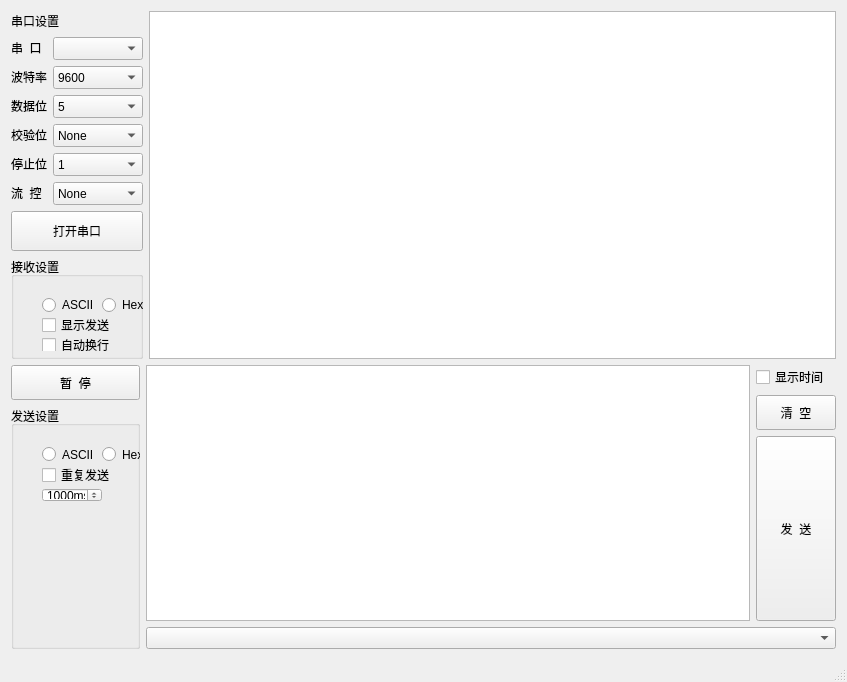
<?xml version="1.0" encoding="UTF-8"?>
<ui version="4.0">
 <class>QTPortDebug</class>
 <widget class="QMainWindow" name="QTPortDebug">
  <property name="geometry">
   <rect>
    <x>0</x>
    <y>0</y>
    <width>847</width>
    <height>682</height>
   </rect>
  </property>
  <property name="sizePolicy">
   <sizepolicy hsizetype="Preferred" vsizetype="Expanding">
    <horstretch>0</horstretch>
    <verstretch>0</verstretch>
   </sizepolicy>
  </property>
  <property name="windowTitle">
   <string>QTPortDebug</string>
  </property>
  <widget class="QWidget" name="centralWidget">
   <layout class="QGridLayout" name="gridLayout_8">
    <item row="2" column="0" colspan="2">
     <layout class="QGridLayout" name="gridLayout_9">
      <item row="0" column="1">
       <layout class="QGridLayout" name="gridLayout_4">
        <item row="1" column="0" colspan="2">
         <widget class="QComboBox" name="cb_record"/>
        </item>
        <item row="0" column="0">
         <widget class="QTextEdit" name="text_write">
          <property name="minimumSize">
           <size>
            <width>0</width>
            <height>110</height>
           </size>
          </property>
          <property name="maximumSize">
           <size>
            <width>16777215</width>
            <height>16777215</height>
           </size>
          </property>
         </widget>
        </item>
        <item row="0" column="1">
         <layout class="QGridLayout" name="gridLayout_6">
          <item row="2" column="0">
           <widget class="QPushButton" name="sendbutton">
            <property name="sizePolicy">
             <sizepolicy hsizetype="Minimum" vsizetype="Expanding">
              <horstretch>0</horstretch>
              <verstretch>0</verstretch>
             </sizepolicy>
            </property>
            <property name="minimumSize">
             <size>
              <width>60</width>
              <height>37</height>
             </size>
            </property>
            <property name="text">
             <string>发  送</string>
            </property>
           </widget>
          </item>
          <item row="0" column="0">
           <widget class="QCheckBox" name="displaytime">
            <property name="text">
             <string>显示时间</string>
            </property>
           </widget>
          </item>
          <item row="1" column="0">
           <widget class="QPushButton" name="Clear">
            <property name="sizePolicy">
             <sizepolicy hsizetype="Minimum" vsizetype="Maximum">
              <horstretch>0</horstretch>
              <verstretch>0</verstretch>
             </sizepolicy>
            </property>
            <property name="minimumSize">
             <size>
              <width>60</width>
              <height>35</height>
             </size>
            </property>
            <property name="maximumSize">
             <size>
              <width>16777215</width>
              <height>300</height>
             </size>
            </property>
            <property name="text">
             <string>清  空</string>
            </property>
           </widget>
          </item>
         </layout>
        </item>
       </layout>
      </item>
      <item row="0" column="0">
       <layout class="QGridLayout" name="gridLayout_7">
        <item row="1" column="0">
         <widget class="QGroupBox" name="groupBox_2">
          <property name="minimumSize">
           <size>
            <width>129</width>
            <height>101</height>
           </size>
          </property>
          <property name="title">
           <string>发送设置</string>
          </property>
          <widget class="QWidget" name="layoutWidget">
           <property name="geometry">
            <rect>
             <x>20</x>
             <y>30</y>
             <width>129</width>
             <height>77</height>
            </rect>
           </property>
           <layout class="QGridLayout" name="gridLayout_5">
            <item row="0" column="0">
             <layout class="QHBoxLayout" name="horizontalLayout_2">
              <item>
               <widget class="QRadioButton" name="radio_send_ascii">
                <property name="text">
                 <string>ASCII</string>
                </property>
               </widget>
              </item>
              <item>
               <widget class="QRadioButton" name="radio_send_hex">
                <property name="text">
                 <string>Hex</string>
                </property>
               </widget>
              </item>
             </layout>
            </item>
            <item row="1" column="0">
             <widget class="QCheckBox" name="check_repsend">
              <property name="sizePolicy">
               <sizepolicy hsizetype="Minimum" vsizetype="Fixed">
                <horstretch>0</horstretch>
                <verstretch>0</verstretch>
               </sizepolicy>
              </property>
              <property name="text">
               <string>重复发送</string>
              </property>
             </widget>
            </item>
            <item row="2" column="0">
             <widget class="QSpinBox" name="sendtime">
              <property name="maximumSize">
               <size>
                <width>60</width>
                <height>16777215</height>
               </size>
              </property>
              <property name="suffix">
               <string>ms</string>
              </property>
              <property name="minimum">
               <number>100</number>
              </property>
              <property name="maximum">
               <number>10000000</number>
              </property>
              <property name="singleStep">
               <number>1</number>
              </property>
              <property name="value">
               <number>1000</number>
              </property>
              <property name="displayIntegerBase">
               <number>10</number>
              </property>
             </widget>
            </item>
           </layout>
          </widget>
         </widget>
        </item>
        <item row="0" column="0">
         <widget class="QPushButton" name="pause">
          <property name="minimumSize">
           <size>
            <width>60</width>
            <height>35</height>
           </size>
          </property>
          <property name="text">
           <string>暂  停</string>
          </property>
         </widget>
        </item>
       </layout>
      </item>
     </layout>
    </item>
    <item row="0" column="0" rowspan="2" colspan="2">
     <layout class="QGridLayout" name="gridLayout_2">
      <item row="0" column="0">
       <layout class="QVBoxLayout" name="verticalLayout_3">
        <item>
         <layout class="QVBoxLayout" name="verticalLayout">
          <item>
           <widget class="QLabel" name="label_3">
            <property name="minimumSize">
             <size>
              <width>0</width>
              <height>20</height>
             </size>
            </property>
            <property name="text">
             <string>串口设置</string>
            </property>
           </widget>
          </item>
          <item>
           <layout class="QGridLayout" name="gridLayout">
            <item row="5" column="0">
             <widget class="QLabel" name="label_8">
              <property name="sizePolicy">
               <sizepolicy hsizetype="Preferred" vsizetype="Fixed">
                <horstretch>0</horstretch>
                <verstretch>0</verstretch>
               </sizepolicy>
              </property>
              <property name="text">
               <string>流  控</string>
              </property>
             </widget>
            </item>
            <item row="5" column="1">
             <widget class="QComboBox" name="CB_flow">
              <property name="minimumSize">
               <size>
                <width>76</width>
                <height>23</height>
               </size>
              </property>
              <item>
               <property name="text">
                <string>None</string>
               </property>
              </item>
              <item>
               <property name="text">
                <string>XON/XOFF</string>
               </property>
              </item>
              <item>
               <property name="text">
                <string>CTS/RTS</string>
               </property>
              </item>
             </widget>
            </item>
            <item row="2" column="0">
             <widget class="QLabel" name="label_5">
              <property name="sizePolicy">
               <sizepolicy hsizetype="Preferred" vsizetype="Fixed">
                <horstretch>0</horstretch>
                <verstretch>0</verstretch>
               </sizepolicy>
              </property>
              <property name="text">
               <string>数据位</string>
              </property>
             </widget>
            </item>
            <item row="2" column="1">
             <widget class="QComboBox" name="CB_databit">
              <property name="sizePolicy">
               <sizepolicy hsizetype="Preferred" vsizetype="Fixed">
                <horstretch>0</horstretch>
                <verstretch>0</verstretch>
               </sizepolicy>
              </property>
              <property name="minimumSize">
               <size>
                <width>76</width>
                <height>23</height>
               </size>
              </property>
              <item>
               <property name="text">
                <string>5</string>
               </property>
              </item>
              <item>
               <property name="text">
                <string>6</string>
               </property>
              </item>
              <item>
               <property name="text">
                <string>7</string>
               </property>
              </item>
              <item>
               <property name="text">
                <string>8</string>
               </property>
              </item>
             </widget>
            </item>
            <item row="3" column="1">
             <widget class="QComboBox" name="CB_check">
              <property name="minimumSize">
               <size>
                <width>76</width>
                <height>23</height>
               </size>
              </property>
              <item>
               <property name="text">
                <string>None</string>
               </property>
              </item>
              <item>
               <property name="text">
                <string>Even</string>
               </property>
              </item>
              <item>
               <property name="text">
                <string>Odd</string>
               </property>
              </item>
              <item>
               <property name="text">
                <string>Space</string>
               </property>
              </item>
              <item>
               <property name="text">
                <string>Mark</string>
               </property>
              </item>
             </widget>
            </item>
            <item row="0" column="1">
             <widget class="QComboBox" name="CB_port">
              <property name="minimumSize">
               <size>
                <width>85</width>
                <height>23</height>
               </size>
              </property>
             </widget>
            </item>
            <item row="1" column="0">
             <widget class="QLabel" name="label_2">
              <property name="sizePolicy">
               <sizepolicy hsizetype="Preferred" vsizetype="Fixed">
                <horstretch>0</horstretch>
                <verstretch>0</verstretch>
               </sizepolicy>
              </property>
              <property name="maximumSize">
               <size>
                <width>16777215</width>
                <height>12</height>
               </size>
              </property>
              <property name="text">
               <string>波特率</string>
              </property>
             </widget>
            </item>
            <item row="0" column="0">
             <widget class="QLabel" name="label_4">
              <property name="sizePolicy">
               <sizepolicy hsizetype="Preferred" vsizetype="Fixed">
                <horstretch>0</horstretch>
                <verstretch>0</verstretch>
               </sizepolicy>
              </property>
              <property name="maximumSize">
               <size>
                <width>16777215</width>
                <height>12</height>
               </size>
              </property>
              <property name="text">
               <string>串  口</string>
              </property>
             </widget>
            </item>
            <item row="1" column="1">
             <widget class="QComboBox" name="CB_baudrate">
              <property name="minimumSize">
               <size>
                <width>76</width>
                <height>23</height>
               </size>
              </property>
              <item>
               <property name="text">
                <string>9600</string>
               </property>
              </item>
              <item>
               <property name="text">
                <string>38400</string>
               </property>
              </item>
              <item>
               <property name="text">
                <string>57600</string>
               </property>
              </item>
              <item>
               <property name="text">
                <string>115200</string>
               </property>
              </item>
              <item>
               <property name="text">
                <string>119600</string>
               </property>
              </item>
             </widget>
            </item>
            <item row="3" column="0">
             <widget class="QLabel" name="label_6">
              <property name="sizePolicy">
               <sizepolicy hsizetype="Preferred" vsizetype="Fixed">
                <horstretch>0</horstretch>
                <verstretch>0</verstretch>
               </sizepolicy>
              </property>
              <property name="text">
               <string>校验位</string>
              </property>
             </widget>
            </item>
            <item row="4" column="1">
             <widget class="QComboBox" name="CB_stopbit">
              <property name="minimumSize">
               <size>
                <width>76</width>
                <height>23</height>
               </size>
              </property>
              <item>
               <property name="text">
                <string>1</string>
               </property>
              </item>
              <item>
               <property name="text">
                <string>2</string>
               </property>
              </item>
             </widget>
            </item>
            <item row="4" column="0">
             <widget class="QLabel" name="label_7">
              <property name="sizePolicy">
               <sizepolicy hsizetype="Preferred" vsizetype="Fixed">
                <horstretch>0</horstretch>
                <verstretch>0</verstretch>
               </sizepolicy>
              </property>
              <property name="text">
               <string>停止位</string>
              </property>
             </widget>
            </item>
           </layout>
          </item>
         </layout>
        </item>
        <item>
         <layout class="QVBoxLayout" name="verticalLayout_2">
          <item>
           <widget class="QPushButton" name="startbutton">
            <property name="sizePolicy">
             <sizepolicy hsizetype="Preferred" vsizetype="Preferred">
              <horstretch>0</horstretch>
              <verstretch>0</verstretch>
             </sizepolicy>
            </property>
            <property name="minimumSize">
             <size>
              <width>130</width>
              <height>40</height>
             </size>
            </property>
            <property name="maximumSize">
             <size>
              <width>16777215</width>
              <height>200</height>
             </size>
            </property>
            <property name="text">
             <string>打开串口</string>
            </property>
           </widget>
          </item>
          <item>
           <widget class="QGroupBox" name="groupBox">
            <property name="minimumSize">
             <size>
              <width>129</width>
              <height>102</height>
             </size>
            </property>
            <property name="title">
             <string>接收设置</string>
            </property>
            <widget class="QWidget" name="layoutWidget">
             <property name="geometry">
              <rect>
               <x>20</x>
               <y>30</y>
               <width>129</width>
               <height>75</height>
              </rect>
             </property>
             <layout class="QGridLayout" name="gridLayout_3">
              <item row="0" column="0">
               <layout class="QHBoxLayout" name="horizontalLayout">
                <item>
                 <widget class="QRadioButton" name="radio_accept_ascii">
                  <property name="text">
                   <string>ASCII</string>
                  </property>
                 </widget>
                </item>
                <item>
                 <widget class="QRadioButton" name="radio_accept_hex">
                  <property name="maximumSize">
                   <size>
                    <width>16700000</width>
                    <height>16777215</height>
                   </size>
                  </property>
                  <property name="text">
                   <string>Hex</string>
                  </property>
                 </widget>
                </item>
               </layout>
              </item>
              <item row="1" column="0">
               <widget class="QCheckBox" name="check_display_send">
                <property name="text">
                 <string>显示发送</string>
                </property>
               </widget>
              </item>
              <item row="2" column="0">
               <widget class="QCheckBox" name="check_auto_line">
                <property name="text">
                 <string>自动换行</string>
                </property>
               </widget>
              </item>
             </layout>
            </widget>
           </widget>
          </item>
         </layout>
        </item>
       </layout>
      </item>
      <item row="0" column="1">
       <widget class="QTextEdit" name="text_accept">
        <property name="mouseTracking">
         <bool>true</bool>
        </property>
       </widget>
      </item>
     </layout>
    </item>
   </layout>
  </widget>
  <widget class="QStatusBar" name="statusBar"/>
 </widget>
 <layoutdefault spacing="6" margin="11"/>
 <resources/>
 <connections/>
</ui>
